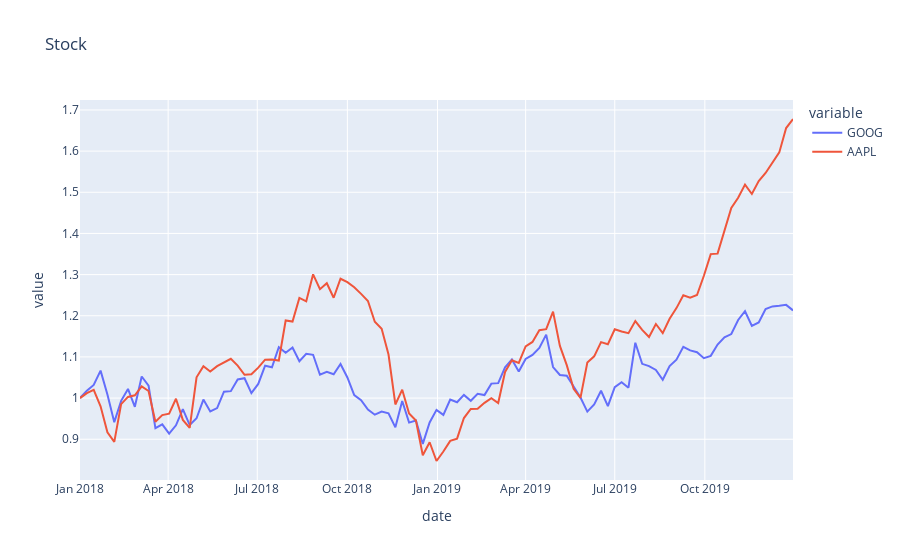

Notebook code for this chart:
### Code cell
px.line(df_stocks, x='date', y=['GOOG', 'AAPL'], labels={'x': 'date', 'y': 'price'}, title="Stock")
